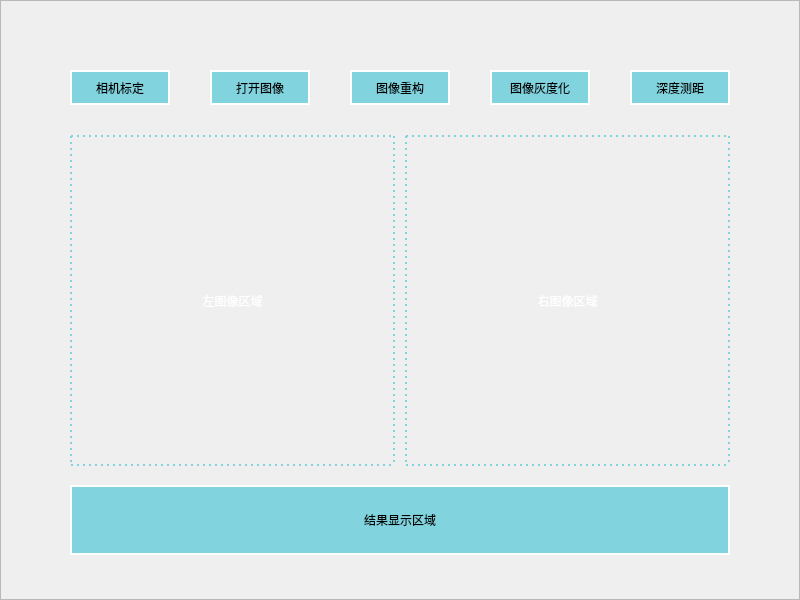
<?xml version="1.0" encoding="UTF-8"?>
<ui version="4.0">
 <class>Dialog</class>
 <widget class="QDialog" name="Dialog">
  <property name="geometry">
   <rect>
    <x>0</x>
    <y>0</y>
    <width>800</width>
    <height>600</height>
   </rect>
  </property>
  <property name="windowTitle">
   <string>测量距离</string>
  </property>
  <widget class="QLabel" name="RLabel">
   <property name="geometry">
    <rect>
     <x>405</x>
     <y>135</y>
     <width>325</width>
     <height>331</height>
    </rect>
   </property>
   <property name="styleSheet">
    <string notr="true">font: 14pt &quot;汉仪喵魂体W&quot;;
color: rgb(255, 255, 255);
border:2px;
border-style:dotted;
border-color: rgb(129, 211, 222);</string>
   </property>
   <property name="text">
    <string>右图像区域</string>
   </property>
   <property name="alignment">
    <set>Qt::AlignCenter</set>
   </property>
  </widget>
  <widget class="QPushButton" name="btnOpenImage">
   <property name="geometry">
    <rect>
     <x>210</x>
     <y>70</y>
     <width>100</width>
     <height>35</height>
    </rect>
   </property>
   <property name="styleSheet">
    <string notr="true">font: bold 14pt &quot;汉仪喵魂体W&quot;;
color: rgb(0, 0, 0);
border:2px solid;
border-color: rgb(255, 255, 255);
background-color: rgb(129, 211, 222);</string>
   </property>
   <property name="text">
    <string>打开图像</string>
   </property>
  </widget>
  <widget class="QPushButton" name="btnImageGrey">
   <property name="geometry">
    <rect>
     <x>490</x>
     <y>70</y>
     <width>100</width>
     <height>35</height>
    </rect>
   </property>
   <property name="styleSheet">
    <string notr="true">font: bold 14pt &quot;汉仪喵魂体W&quot;;
color: rgb(0, 0, 0);
border:2px solid;
border-color: rgb(255, 255, 255);
background-color: rgb(129, 211, 222);</string>
   </property>
   <property name="text">
    <string>图像灰度化</string>
   </property>
  </widget>
  <widget class="QLabel" name="LLabel">
   <property name="geometry">
    <rect>
     <x>70</x>
     <y>135</y>
     <width>325</width>
     <height>331</height>
    </rect>
   </property>
   <property name="styleSheet">
    <string notr="true">font: 14pt &quot;汉仪喵魂体W&quot;;
color: rgb(255, 255, 255);
border:2px;
border-style:dotted;
border-color: rgb(129, 211, 222);</string>
   </property>
   <property name="text">
    <string>左图像区域</string>
   </property>
   <property name="alignment">
    <set>Qt::AlignCenter</set>
   </property>
  </widget>
  <widget class="QFrame" name="frame">
   <property name="geometry">
    <rect>
     <x>0</x>
     <y>0</y>
     <width>800</width>
     <height>600</height>
    </rect>
   </property>
   <property name="styleSheet">
    <string notr="true">border-image: url(:/newPrefix/img/background.jpg);</string>
   </property>
   <property name="frameShape">
    <enum>QFrame::StyledPanel</enum>
   </property>
   <property name="frameShadow">
    <enum>QFrame::Raised</enum>
   </property>
  </widget>
  <widget class="QLabel" name="ResultLabel">
   <property name="geometry">
    <rect>
     <x>70</x>
     <y>485</y>
     <width>660</width>
     <height>70</height>
    </rect>
   </property>
   <property name="styleSheet">
    <string notr="true">font: 12pt &quot;汉仪喵魂体W&quot;;
color: rgb(0, 0, 0);
border:2px solid;
border-color: rgb(255, 255, 255);
background-color: rgb(129, 211, 222);</string>
   </property>
   <property name="text">
    <string>结果显示区域</string>
   </property>
   <property name="alignment">
    <set>Qt::AlignCenter</set>
   </property>
  </widget>
  <widget class="QPushButton" name="btnImageReset">
   <property name="geometry">
    <rect>
     <x>350</x>
     <y>70</y>
     <width>100</width>
     <height>35</height>
    </rect>
   </property>
   <property name="styleSheet">
    <string notr="true">font: bold 14pt &quot;汉仪喵魂体W&quot;;
color: rgb(0, 0, 0);
border:2px solid;
border-color: rgb(255, 255, 255);
background-color: rgb(129, 211, 222);</string>
   </property>
   <property name="text">
    <string>图像重构</string>
   </property>
  </widget>
  <widget class="QPushButton" name="btnCamCalibrate">
   <property name="geometry">
    <rect>
     <x>70</x>
     <y>70</y>
     <width>100</width>
     <height>35</height>
    </rect>
   </property>
   <property name="styleSheet">
    <string notr="true">font: bold 14pt &quot;汉仪喵魂体W&quot;;
color: rgb(0, 0, 0);
border:2px solid;
border-color: rgb(255, 255, 255);
background-color: rgb(129, 211, 222);</string>
   </property>
   <property name="text">
    <string>相机标定</string>
   </property>
  </widget>
  <widget class="QPushButton" name="btnCount">
   <property name="geometry">
    <rect>
     <x>630</x>
     <y>70</y>
     <width>100</width>
     <height>35</height>
    </rect>
   </property>
   <property name="styleSheet">
    <string notr="true">font: bold 14pt &quot;汉仪喵魂体W&quot;;
color: rgb(0, 0, 0);
border:2px solid;
border-color: rgb(255, 255, 255);
background-color: rgb(129, 211, 222);</string>
   </property>
   <property name="text">
    <string>深度测距</string>
   </property>
  </widget>
  <zorder>frame</zorder>
  <zorder>RLabel</zorder>
  <zorder>btnOpenImage</zorder>
  <zorder>btnImageGrey</zorder>
  <zorder>LLabel</zorder>
  <zorder>ResultLabel</zorder>
  <zorder>btnImageReset</zorder>
  <zorder>btnCamCalibrate</zorder>
  <zorder>btnCount</zorder>
 </widget>
 <resources>
  <include location="../img.qrc"/>
 </resources>
 <connections/>
</ui>
